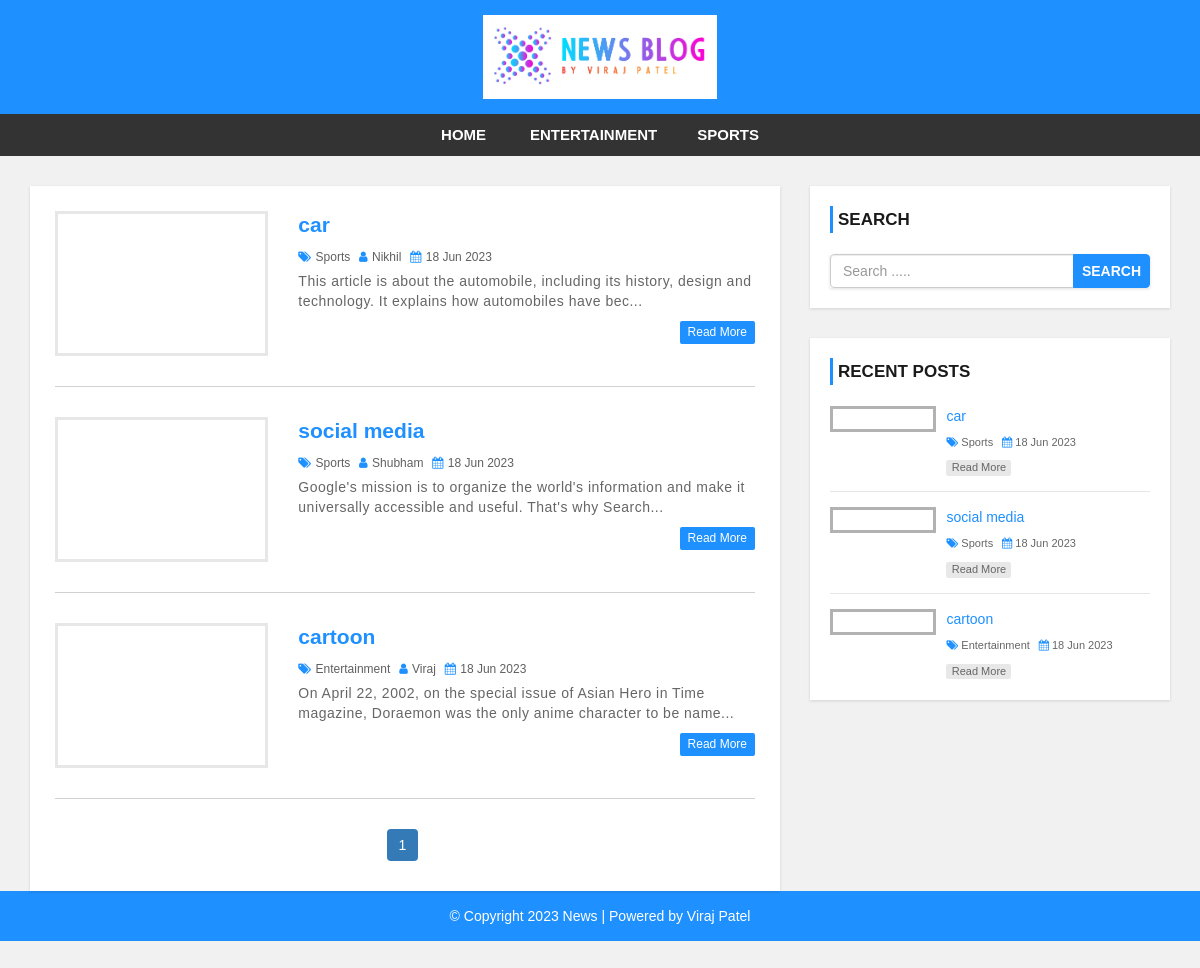
The page / on the database its author committed.
### tables this page shows
CREATE TABLE `category` (
  `category_id` int(11) NOT NULL,
  `category_name` varchar(100) NOT NULL,
  `post` int(11) NOT NULL DEFAULT 0
);

CREATE TABLE `post` (
  `post_id` int(11) NOT NULL,
  `title` varchar(100) NOT NULL,
  `description` text NOT NULL,
  `category` varchar(100) NOT NULL,
  `post_date` varchar(50) NOT NULL,
  `author` int(11) NOT NULL,
  `post_img` varchar(100) NOT NULL
);

CREATE TABLE `user` (
  `user_id` int(10) UNSIGNED NOT NULL,
  `first_name` varchar(30) NOT NULL,
  `last_name` varchar(30) NOT NULL,
  `username` varchar(30) DEFAULT NULL,
  `password` varchar(40) DEFAULT NULL,
  `role` int(11) NOT NULL
);

### config.php (called while the page is built, shortened)
<?php
$hostname = "http://localhost/newsweb";
?>

### index.php (the view, shortened to what this page needs)
<?php include 'header.php'; ?>
    <div id="main-content">
        <div class="container">
            <div class="row">
                <div class="col-md-8">
                    <div class="post-container">
                        <?php
                        include "config.php";
                        $limit = 3;
                        if(isset($_GET['page'])){
                        $page = $_GET['page'];
                        }
                        else{
                        $page = 1;
                        }
                        $offset = ($page-1)*$limit;
                        $sql = "SELECT post.post_id, post.title, post.description, post.post_date, post.author,
                        category.category_name, user.username, post.category, post.post_img FROM post
                        LEFT JOIN category ON post.category = category.category_id
                        LEFT JOIN user ON post.author = user.user_id
                        ORDER BY post.post_id DESC LIMIT {$offset},{$limit}";
                        $result = mysqli_query($con,$sql) or die("query failed");
                        if(mysqli_num_rows($result) > 0){
                            while($row = mysqli_fetch_assoc($result)){
                        ?>
                        <div class="post-content">
                            <div class="row">
                                <div class="col-md-4">
                                    <a class="post-img" href="single.php?id=<?php echo $row['post_id']; ?>"><img src="admin/upload/<?php echo $row['post_img'];?>" alt=""/></a>
                                </div>
                                <div class="col-md-8">
                                    <div class="inner-content clearfix">
                                        <h3><a href='single.php?id=<?php echo $row['post_id']; ?>'><?php echo $row['title']; ?></a></h3>
                                        <div class="post-information">
                                            <span>
                                                <i class="fa fa-tags" aria-hidden="true"></i>
                                                <a href='category.php?cid=<?php echo $row['category'];?>'><?php echo $row['category_name'];?></a>
                                            </span>
                                            <span>
                                                <i class="fa fa-user" aria-hidden="true"></i>
                                                <a href='author.php?aid=<?php echo $row['author'];?>'><?php echo $row['username'];?></a>
                                            </span>
                                            <span>
                                                <i class="fa fa-calendar" aria-hidden="true"></i>
                                                <?php echo $row['post_date'];?>
                                            </span>
                                        </div>
                                        <p class="description">
                                        <?php echo substr($row['description'],0,120)."..."; ?>
                                        </p>
                                        <a class='read-more pull-right' href='single.php?id=<?php echo $row['post_id']; ?>'>read more</a>
                                    </div>
                                </div>
                            </div>
                        </div>
                        <?php
                            }
                        }else{
                            echo "<h2>No Record Found</h2>";
                        }
                        $sql1 = "SELECT * FROM post";
                        $result1 = mysqli_query($con,$sql1) or die("query failed");
                        if(mysqli_num_rows($result1) > 0){
                            $total_records = mysqli_num_rows($result1);
                            $total_page = ceil($total_records/$limit);
                            echo "<ul class='pagination admin-pagination'>";
                            for($i=1; $i <= $total_page; $i++){
                                if($i == $page){
                                    $active = "active";
                                }
                                else{
                                    $active = "";
                                }
                                echo '<li class="'.$active.'"><a href="index.php?page='.$i.'">'.$i.'</a></li>';
                            }
                            echo "</ul>";
                        }
                        ?>
                    </div>
                </div>
                <?php include 'sidebar.php'; ?>
            </div>
        </div>
    </div>
<?php include 'footer.php'; ?>

### header.php (shortened to what this page needs)
<?php
include "config.php";
?>
<!DOCTYPE html>
<html lang="en">
<head>
    <link rel="stylesheet" href="css/bootstrap.min.css" />
    <link rel="stylesheet" href="css/font-awesome.css">
    <link rel="stylesheet" href="css/style.css">
</head>
<body>
<div id="header">
    <div class="container">
        <div class="row">
            <div class=" col-md-offset-4 col-md-4">
                <a href="index.php" id="logo"><img src="images/news.png"></a>
            </div>
        </div>
    </div>
</div>
<div id="menu-bar">
    <div class="container">
        <div class="row">
            <div class="col-md-12">
                <?php
                include "config.php";
                $sql = "SELECT * FROM category WHERE post > 0";
                $result = mysqli_query($con,$sql) or die("query failed : category");
                if(mysqli_num_rows($result) > 0){
                    $active = "";
                ?>
                <ul class='menu'>
                <li><a class='{$active}' href='<?php echo $hostname; ?>'>Home</a></li>
                    <?php while($row = mysqli_fetch_assoc($result)){
                    echo "<li><a class='{$active}' href='category.php?cid={$row['category_id']}'>{$row['category_name']}</a></li>";
                    } ?>
                </ul>
                <?php } ?>
            </div>
        </div>
    </div>
</div>

### sidebar.php (shortened to what this page needs)
<div id="sidebar" class="col-md-4">
    <div class="search-box-container">
        <h4>Search</h4>
        <form class="search-post" action="search.php" method ="GET">
            <div class="input-group">
                <input type="text" name="search" class="form-control" placeholder="Search .....">
                <span class="input-group-btn">
                    <button type="submit" class="btn btn-danger">Search</button>
                </span>
            </div>
        </form>
    </div>
    <div class="recent-post-container">
        <h4>Recent Posts</h4>
        <?php
            include "config.php";
            $limit = 3;
            $sql = "SELECT post.post_id, post.title, post.post_date,
            category.category_name,post.category, post.post_img FROM post
            LEFT JOIN category ON post.category = category.category_id
            ORDER BY post.post_id DESC LIMIT {$limit}";
            $result = mysqli_query($con,$sql) or die("query failed : Recent Post");
            if(mysqli_num_rows($result) > 0){
                while($row = mysqli_fetch_assoc($result)){
            ?>
        <div class="recent-post">
            <a class="post-img" href="single.php?id=<?php echo $row['post_id']; ?>">
            </a>
            <div class="post-content">
                <h5><a href="single.php?id=<?php echo $row['post_id']; ?>"><?php echo $row['title']; ?></a></h5>
                <span>
                    <i class="fa fa-tags" aria-hidden="true"></i>
                    <a href='category.php?cid=<?php echo $row['category'];?>'><?php echo $row['category_name'];?></a>
                </span>
                <span>
                    <i class="fa fa-calendar" aria-hidden="true"></i>
                    <?php echo $row['post_date'];?>
                </span>
                <a class="read-more" href="single.php?id=<?php echo $row['post_id']; ?>">read more</a>
            </div>
        </div>
    <?php
                }}
    ?>
</div>

### footer.php
<div id ="footer">
    <div class="container">
        <div class="row">
            <div class="col-md-12">
                <span>© Copyright 2023 News | Powered by <a href="">Viraj Patel</a></span>
            </div>
        </div>
    </div>
</div>
</body>
</html>

### css/style.css (style rules this page uses)
body { background: #f1f1f1; font-family: sans-serif,arial,Helvetica; }
a, a:hover, a:focus { text-decoration: none; outline: none; }
ul { margin:0; padding:0; list-style:none; }
form { background: #fff; padding: 25px; box-shadow:0 1px 3px rgba(0, 0, 0, 0.13); }
#header { background: #1e90ff; text-align: center; padding: 15px; }
#logo { display: inline-block; width: 65%; }
#logo img { width: 100%; }
#menu-bar { background: #333; text-align: center; }
#menu-bar .menu > li { display: inline-block; }
.menu > li > a { padding: 10px 20px; display: block; text-transform: uppercase; color: #fff; font-size: 15px; font-weight:600; transition:all 0.5s ease 0s; }
#main-content { padding: 30px 0; min-height: 750px; }
#main-content .post-container { background-color: #fff; padding: 25px; box-shadow: 0 1px 3px rgba(0, 0, 0, 0.13); }
#main-content .post-content { border-bottom: 1px solid #d1d1d1; padding: 0 0 30px; margin-bottom:30px; }
#main-content .post-content .post-img { border: 3px solid #e7e7e7; display: block; height: 145px; overflow: hidden; transition: border .3s; }
#main-content .post-content h3 { font-size: 21px; line-height: 28px; font-weight: 600; margin: 0 0 7px; }
#main-content .post-content h3 a { color: #1e90ff; transition:all 0.3s; }
#main-content .post-content .post-information span { color: #606060; font-size: 12px; text-transform: capitalize; margin: 0 5px 5px 0; display: inline-block; }
#main-content .post-content .post-information i { color: #1e90ff; margin-right: 1px; }
#main-content .post-content .post-information a { color: #606060; text-decoration: none; }
#main-content .post-content p, #main-content .single-post p { color: #666; font-size: 14px; letter-spacing: 0.5px; margin:0 0 10px; }
#main-content .post-content a.read-more { color: #fff; background-color: #1E90FF; font-size: 12px; text-transform: capitalize; padding: 3px 8px; border-radius: 2px; transition: all 0.3s; }
.pagination { display: block; text-align: center; margin: 0; }
.pagination li { display:inline-block; margin: 0 5px 0 0; }
.pagination li a { border: none; background: #1e90ff; color: #fff; }
i.fa { color:#222; }
#sidebar h4 { color: #1A1A1A; font-size: 17px; line-height: 27px; font-weight:600; text-transform: uppercase; padding: 0 0 0 5px; margin: 0 0 21px; border-left: 3px solid #1e90ff; }
#sidebar .search-box-container { background-color: #fff; padding: 20px; margin: 0 0 30px; box-shadow: 0 1px 3px rgba(0, 0, 0, 0.13); }
#sidebar .search-post { padding: 0; }
#sidebar .search-post input { color: #606060; }
#sidebar .search-post .btn { font-weight: 600; text-transform: uppercase; padding: 6px 8px; background-color: #1E90FF; border-color: #1E90FF; outline: none; }
#sidebar .recent-post-container { padding: 20px; background: #fff; box-shadow: 0 1px 3px rgba(0, 0, 0, 0.13); }
#sidebar .recent-post { border-bottom: 1px solid #e7e7e7; padding: 0 0 15px; margin: 0 0 15px; }
#sidebar .recent-post:last-child { margin: 0; padding: 0; border: none; }
#sidebar .recent-post .post-img { display: inline-block; width: 33%; border: 3px solid rgba(0,0,0,0.3); vertical-align: top; transition: border .3s; }
#sidebar .recent-post .post-content { width: 65%; display: inline-block; border: none; padding: 0 0 0 7px; margin: 0; }
#sidebar .recent-post h5 { font-size: 14px; line-height: 20px; margin: 0 0 5px; }
#sidebar .recent-post h5 a { color: #1E90FF; }
#sidebar .recent-post span { color: #666; font-size: 11px; display: inline-block; margin: 0 5px 10px 0; }
#sidebar .recent-post span a { color: #666; }
#sidebar .recent-post span i { color: #1E90FF; }
#sidebar .recent-post a.read-more { color: #666; background-color: rgba(0,0,0,0.09); width: 65px; font-size: 11px; text-align: center; padding: 0; display: block; transition: all 0.3s; }
#footer { color: #fff; padding:15px 0; text-align:center; background-color:#1e90ff; }
#footer a { color:#fff; }

### rows shown on the page
category: category_name "ENTERTAINMENT"
category: category_name "SPORTS"
post: title "car", category.category_name "Sports", user.username "Nikhil", post_date "18 Jun 2023", description "This article is about the automobile, including its history, design and technology. It explains how automobiles have bec"
post: title "social media", category.category_name "Sports", user.username "Shubham", post_date "18 Jun 2023", description "Google's mission is to organize the world's information and make it universally accessible and useful. That's why Search"
post: title "cartoon", category.category_name "Entertainment", user.username "Viraj", post_date "18 Jun 2023", description "On April 22, 2002, on the special issue of Asian Hero in Time magazine, Doraemon was the only anime character to be name"
